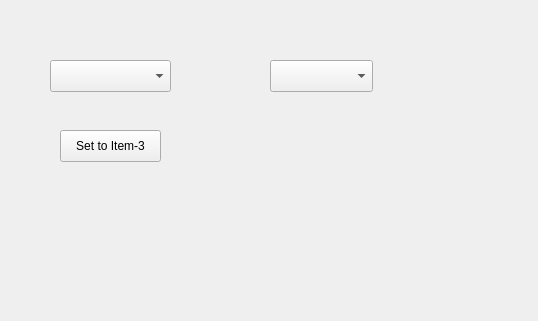
<?xml version="1.0" encoding="UTF-8"?>
<ui version="4.0">
 <class>MainWindow</class>
 <widget class="QMainWindow" name="MainWindow">
  <property name="geometry">
   <rect>
    <x>0</x>
    <y>0</y>
    <width>538</width>
    <height>321</height>
   </rect>
  </property>
  <property name="windowTitle">
   <string>MainWindow</string>
  </property>
  <widget class="QWidget" name="centralwidget">
   <widget class="QComboBox" name="comboBox_1">
    <property name="geometry">
     <rect>
      <x>50</x>
      <y>60</y>
      <width>121</width>
      <height>32</height>
     </rect>
    </property>
    <property name="editable">
     <bool>false</bool>
    </property>
    <property name="currentText">
     <string/>
    </property>
    <property name="currentIndex">
     <number>-1</number>
    </property>
    <item>
     <property name="text">
      <string>Item-1</string>
     </property>
    </item>
    <item>
     <property name="text">
      <string>Item-2</string>
     </property>
    </item>
    <item>
     <property name="text">
      <string>Item-3</string>
     </property>
    </item>
    <item>
     <property name="text">
      <string>Item-4</string>
     </property>
    </item>
    <item>
     <property name="text">
      <string>Item-5</string>
     </property>
    </item>
   </widget>
   <widget class="QPushButton" name="pushButton">
    <property name="geometry">
     <rect>
      <x>60</x>
      <y>130</y>
      <width>101</width>
      <height>32</height>
     </rect>
    </property>
    <property name="text">
     <string>Set to Item-3</string>
    </property>
   </widget>
   <widget class="QComboBox" name="comboBox_2">
    <property name="geometry">
     <rect>
      <x>270</x>
      <y>60</y>
      <width>103</width>
      <height>32</height>
     </rect>
    </property>
   </widget>
  </widget>
 </widget>
 <resources/>
 <connections/>
</ui>
